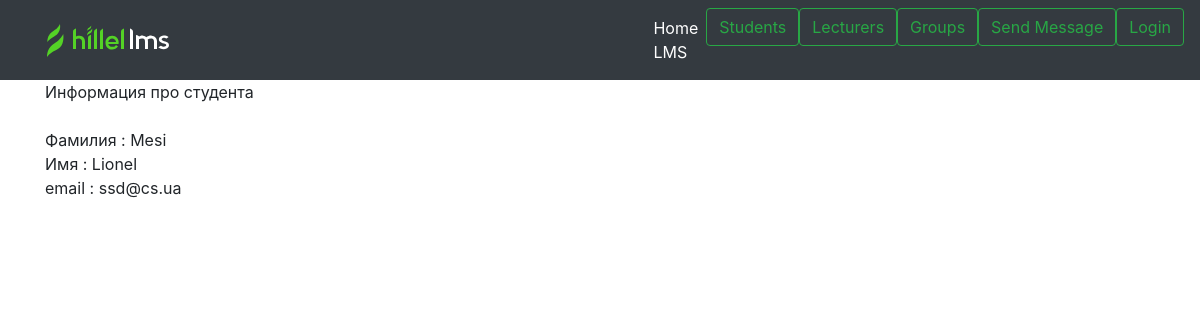
The page /all_students/1 on the database as committed earlier.
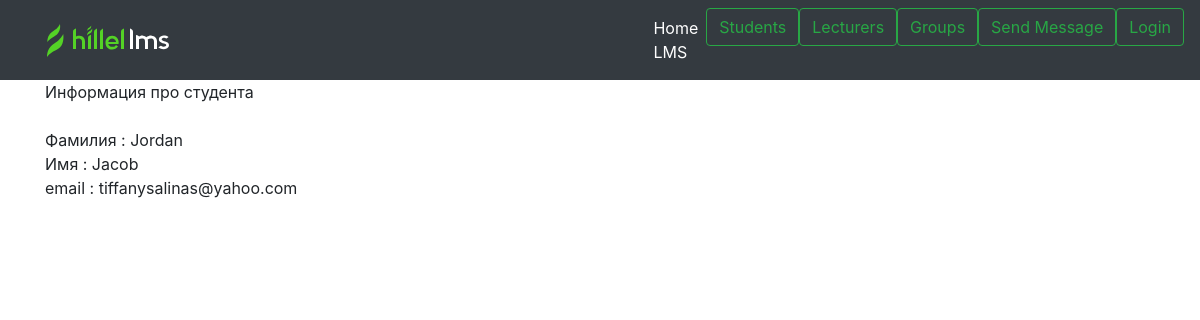
The same page on the database as committed later.
### academy/models.py (models this page shows, shortened)
class Student(models.Model):
    student_id = models.AutoField(primary_key=True)
    first_name = models.CharField('Имя студента', max_length=100)
    last_name = models.CharField('Фамилия студента', max_length=100)
    email = models.EmailField(max_length=250)
    cover = models.ImageField(upload_to='covers/student_photo', default='covers/student_photo/default.png')

### academy/views.py (the view)
# urls.py: path('all_students/<int:student_id>', views.get_student, name='student'),
def get_student(request, student_id):
    student = get_object_or_404(Student, student_id=student_id)
    return render(request, 'academy/get_student.html', {'student': student})

### academy/templates/academy/get_student.html (shortened to what this page needs)
{%extends 'academy/base.html'%}
{%load static%}
{% block content  %}
Информация про студента
<div>
    <a>
        <br>Фамилия : {{ student.last_name }}
        <br>Имя : {{ student.first_name }}
        <br> email : {{ student.email }}
    </a>
</div>
{% endblock %}

Rows that differ between the two databases and show on the page:
changed Student: last_name "Mesi" → "Jordan"; first_name "Lionel" → "Jacob"; email "ssd@cs.ua" → "tiffanysalinas@yahoo.com"
